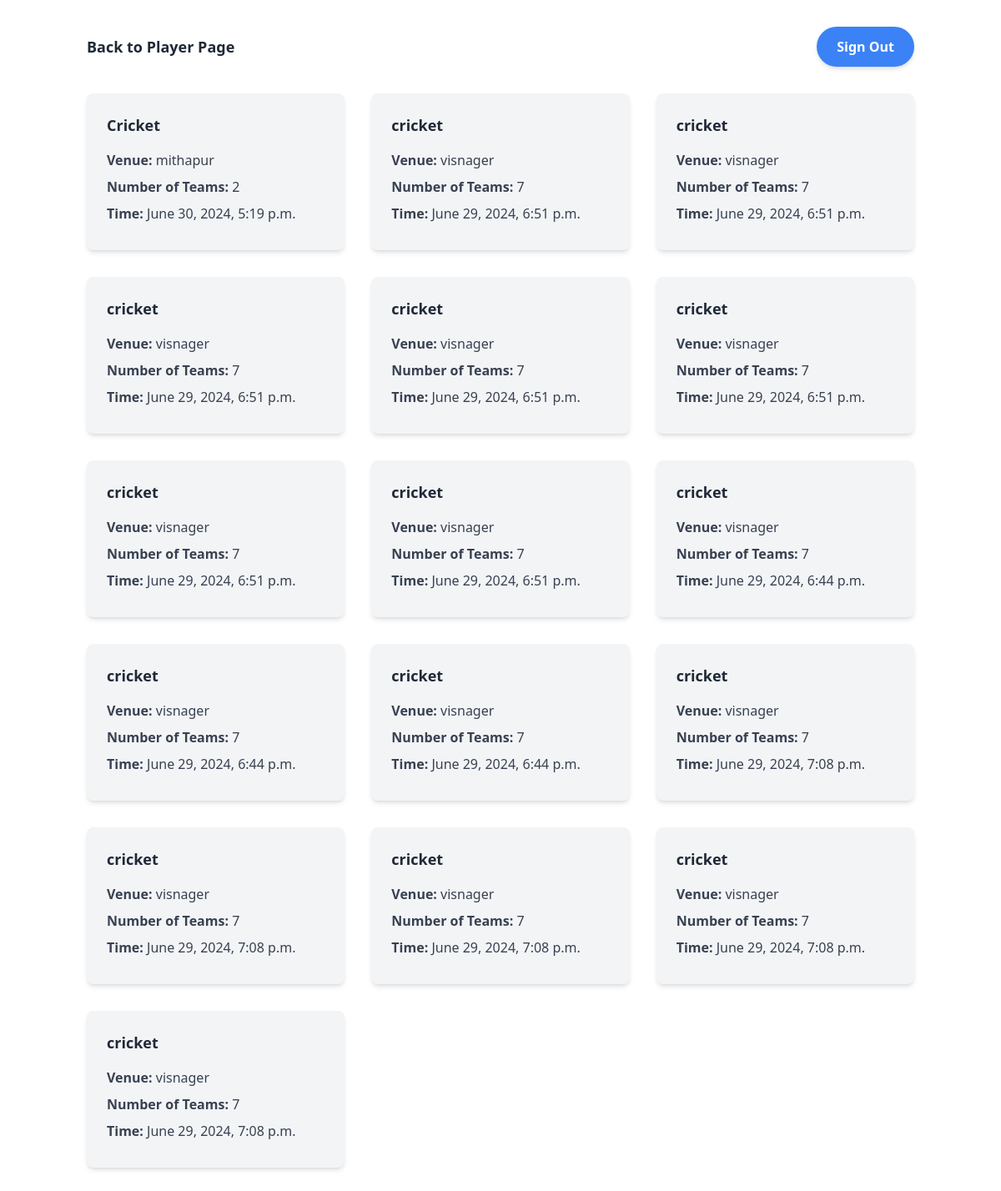
The app's page /mysession with its own data.
### authentication/models.py (models this page shows)
class Session(models.Model):
    sport_name = models.CharField(max_length=100)
    venue = models.CharField(max_length=100)
    number_of_teams = models.IntegerField()
    price = models.IntegerField(default=0.00)
    time = models.DateTimeField()

### authentication/views.py (the view)
# urls.py: path('mysession', views.mysession, name='mysession'),
def mysession(request):
    sessions=Session.objects.all()
    return render(request,'mysession.html', {'sessions': sessions})

### templates/mysession.html (shortened to what this page needs)
<!DOCTYPE html>
<html lang="en">
  <head>
    <script src="https://cdn.tailwindcss.com"></script>
  </head>
  <body class="bg-white text-gray-800">
    <div class="container mx-auto px-4 py-8">
      <div class="flex justify-between items-center mb-8">
        <a href="/player" class="text-gray-800 hover:text-blue-600 font-bold text-lg">Back to Player Page</a>
        <a
          href="/signout"
          class="bg-blue-500 text-white px-6 py-3 rounded-full font-semibold shadow-md hover:bg-blue-600"
          >Sign Out</a>
      </div>
      <div class="grid grid-cols-1 md:grid-cols-2 lg:grid-cols-3 gap-8">
        {% if sessions %}
        {% for session in sessions %}
        <div class="bg-gray-100 rounded-lg shadow-md p-6">
          <h2 class="text-lg font-semibold mb-4">
            <a href="{% url 'choice' session.id %}" class="text-gray-800 hover:text-blue-600">{{ session.sport_name }}</a>
          </h2>
          <p class="text-gray-700 mb-2">
            <span class="font-semibold">Venue:</span> {{ session.venue }}
          </p>
          <p class="text-gray-700 mb-2">
            <span class="font-semibold">Number of Teams:</span> {{ session.number_of_teams }}
          </p>
          <p class="text-gray-700 mb-2">
            <span class="font-semibold">Time:</span> {{ session.time }}
          </p>
        </div>
        {% endfor %}
        {% else %}
        <p class="text-gray-800">No sessions found.</p>
        {% endif %}
      </div>
    </div>
  </body>
</html>

### records on screen
Session: sport_name "Cricket", venue "mithapur", number_of_teams "2", time "June 30, 2024, 5:19 p.m."
Session: sport_name "cricket", venue "visnager", number_of_teams "7", time "June 29, 2024, 6:51 p.m."
Session: sport_name "cricket", venue "visnager", number_of_teams "7", time "June 29, 2024, 6:51 p.m."
Session: sport_name "cricket", venue "visnager", number_of_teams "7", time "June 29, 2024, 6:51 p.m."
Session: sport_name "cricket", venue "visnager", number_of_teams "7", time "June 29, 2024, 6:51 p.m."
Session: sport_name "cricket", venue "visnager", number_of_teams "7", time "June 29, 2024, 6:51 p.m."
Session: sport_name "cricket", venue "visnager", number_of_teams "7", time "June 29, 2024, 6:51 p.m."
Session: sport_name "cricket", venue "visnager", number_of_teams "7", time "June 29, 2024, 6:51 p.m."
Session: sport_name "cricket", venue "visnager", number_of_teams "7", time "June 29, 2024, 6:44 p.m."
Session: sport_name "cricket", venue "visnager", number_of_teams "7", time "June 29, 2024, 6:44 p.m."
Session: sport_name "cricket", venue "visnager", number_of_teams "7", time "June 29, 2024, 6:44 p.m."
Session: sport_name "cricket", venue "visnager", number_of_teams "7", time "June 29, 2024, 7:08 p.m."
Session: sport_name "cricket", venue "visnager", number_of_teams "7", time "June 29, 2024, 7:08 p.m."
Session: sport_name "cricket", venue "visnager", number_of_teams "7", time "June 29, 2024, 7:08 p.m."
Session: sport_name "cricket", venue "visnager", number_of_teams "7", time "June 29, 2024, 7:08 p.m."
Session: sport_name "cricket", venue "visnager", number_of_teams "7", time "June 29, 2024, 7:08 p.m."
